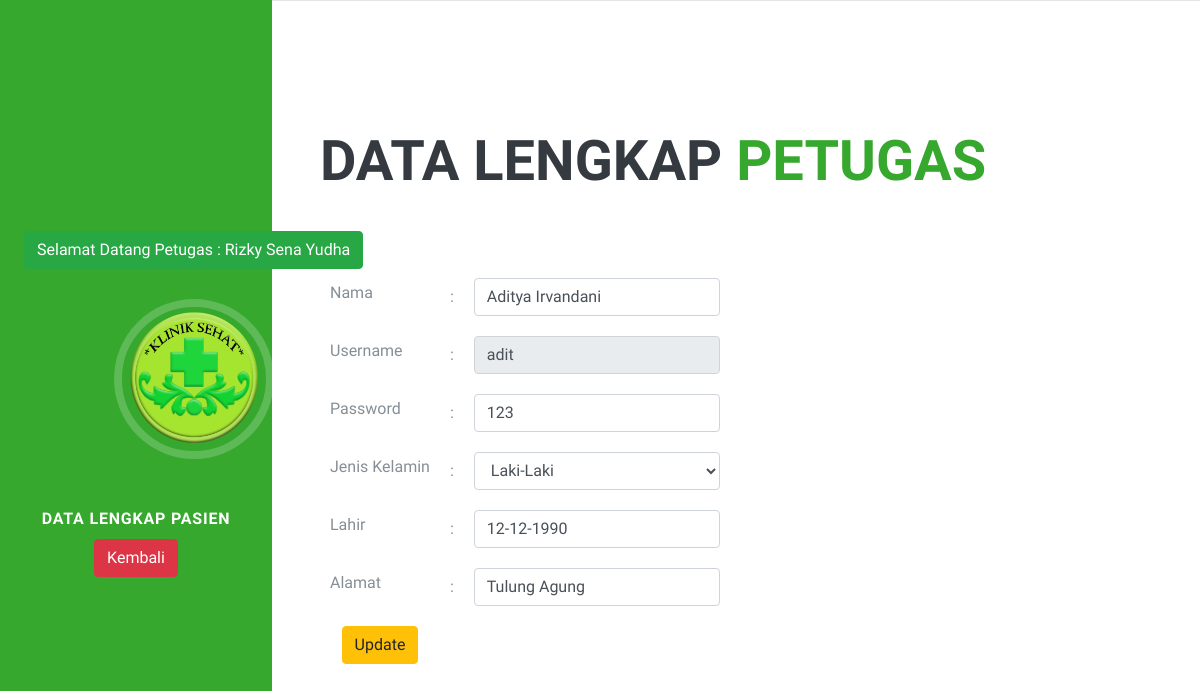
The page /edit_petugas.php?username=adit (signed in) on the database as committed earlier.
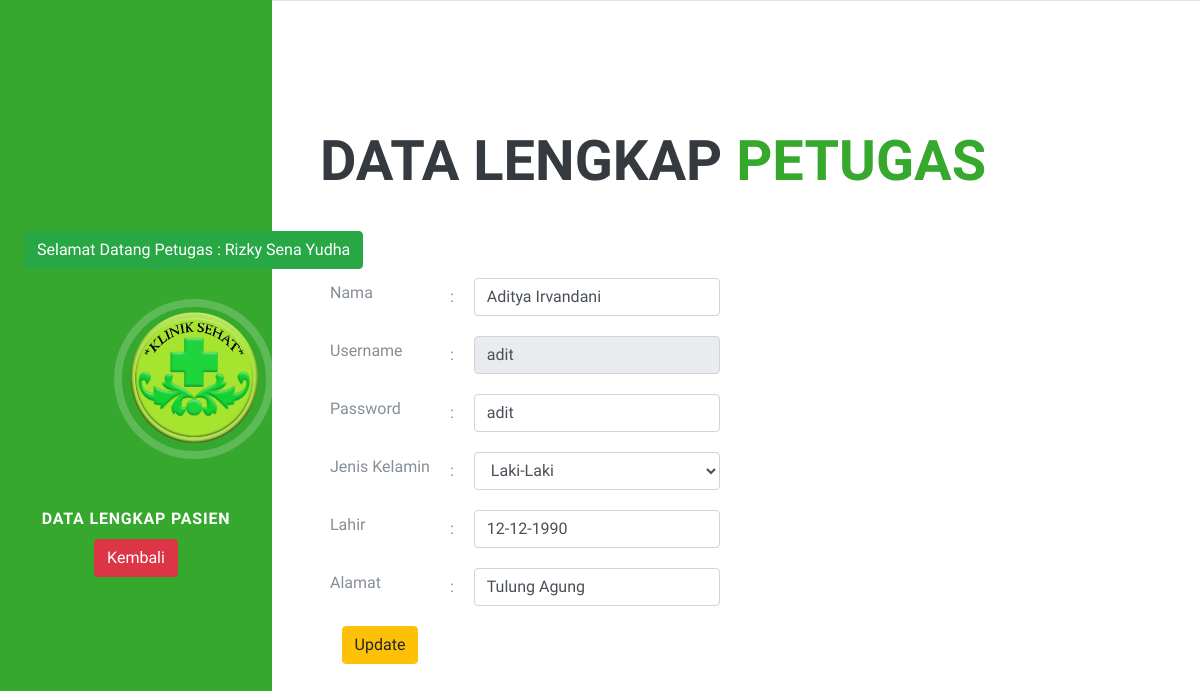
The same page on the database as committed later.
### tables this page shows
CREATE TABLE `tb_petugas` (
  `id` int(11) NOT NULL,
  `nama` varchar(500) NOT NULL,
  `username` varchar(100) NOT NULL,
  `password` varchar(100) NOT NULL,
  `jk` varchar(10) NOT NULL,
  `lahir` varchar(100) NOT NULL,
  `alamat` varchar(500) NOT NULL
);

### edit_petugas.php (the view, shortened to what this page needs)
<?php
include "koneksi.php";
      $username  = $_GET['username'];
?>
<!DOCTYPE html>
<html lang="en">
  <head>
    <link href="vendor/bootstrap/css/bootstrap.min.css" rel="stylesheet">
    <link href="vendor/fontawesome-free/css/all.min.css" rel="stylesheet">
    <link href="css/resume.min.css" rel="stylesheet">
  </head>
  <body id="page-top">
    <nav class="navbar navbar-expand-lg navbar-dark fixed-top" style="background-color:#35a82d" id="sideNav">
      <a class="navbar-brand js-scroll-trigger" href="#page-top">
        <span class="d-none d-lg-block">
          <?php
            $user = $_SESSION['username'];
            $result_user  = mysqli_query($conn, "SELECT nama FROM tb_login WHERE username = '$user'");
            while ($row = $result_user-> fetch_assoc()) {
           ?>
          <span class="btn btn-success"><marquee>Selamat Datang Petugas : <?php echo $row['nama'];} ?>  </marquee></span><br><br>
          <img class="img-fluid img-profile rounded-circle mx-auto mb-2" src="img/logo1.png" alt="">
        </span>
      </a>
      <br>
      <div class="collapse navbar-collapse" id="navbarSupportedContent">
        <ul class="navbar-nav">
          <li class="nav-item">
            <a class="nav-link js-scroll-trigger" href="#isidata">Data Lengkap Pasien</a>
          </li>
          <li class="nav-item">
            <a href="login_admin.php?id=#tampilpetugas" class="btn btn-danger js-scroll-trigger" >Kembali</a>
          </li>
        </ul>
      </div>
    </nav>
    <div class="container-fluid p-0">
      <section class="resume-section p-3 p-lg-5 d-flex flex-column" id="isidata">
        <div class="my-auto">
          <h2 class="mb-5">Data Lengkap  <span style="color:#35a82d" > Petugas </span></h2>
        <form class="" action="" method="post">
          <br>
          <?php
          $sql = "SELECT * FROM tb_petugas WHERE username = '$username'";
          $result = mysqli_query($conn,$sql);
          while ($row = $result->fetch_assoc()) {
           ?>
           <form class="" action="" method="post">
          <table cellspacing="0" cellpadding="10">
            <tr>
              <td>
                <label for="">Nama</label>
              </td>
              <td>
                :
              </td>
              <td>
                <input type="text" class="form-control" name="nama" value="<?php echo $row['nama']; ?>">
              </td>
            </tr>
            <tr>
              <td>
                <label for="">Username</label>
              </td>
              <td>
                :
              </td>
              <td>
                <input type="text" class="form-control" readonly name="username" value="<?php echo $row['username']; ?>">
              </td>
            </tr>
            <tr>
              <td>
                <label for="">Password</label>
              </td>
              <td>
                :
              </td>
              <td>
                <input type="text" class="form-control" name="password" value="<?php echo $row['password']; ?>">
              </td>
            </tr>
            <tr>
              <td>
                <label for="">Jenis Kelamin</label>
              </td>
              <td>
                :
              </td>
              <td>
              <select class="form-control" name="jk">
                  <?php if ($row['jk'] == 'P'): ?>
                    {
                      <option value="P">Perempuan</option>
                      <option value="L">Laki-Laki</option>
                    }
                    <?php elseif ($row['jk'] == 'L'): ?> {
                      <option value="L">Laki-Laki</option>
                  <?php endif ?>
                  </select>
              </td>
            </tr>
            <tr>
              <td>
                <label for="">Lahir</label>
              </td>
              <td>
                :
              </td>
              <td>
                <input type="text" class="form-control" name="lahir" value="<?php echo $row['lahir']; ?>">
              </td>
            </tr>
            <tr>
              <td>
                <label for="">Alamat</label>
              </td>
              <td>
                :
              </td>
              <td>
                <input type="text" class="form-control" name="alamat" value="<?php echo $row['alamat']; ?>">
              </td>
            </tr>
            <tr>
              <td>
                <center>
                <input type="submit" name="update_data" class="btn btn-warning" value="Update">
              </center>
              </td>
            </tr>
          </table><?php } ?></form>
        </div>
      </section>
  </body>
</html>

Rows that differ between the two databases and show on the page:
changed tb_petugas "Aditya Irvandani": password "123" → "adit"
